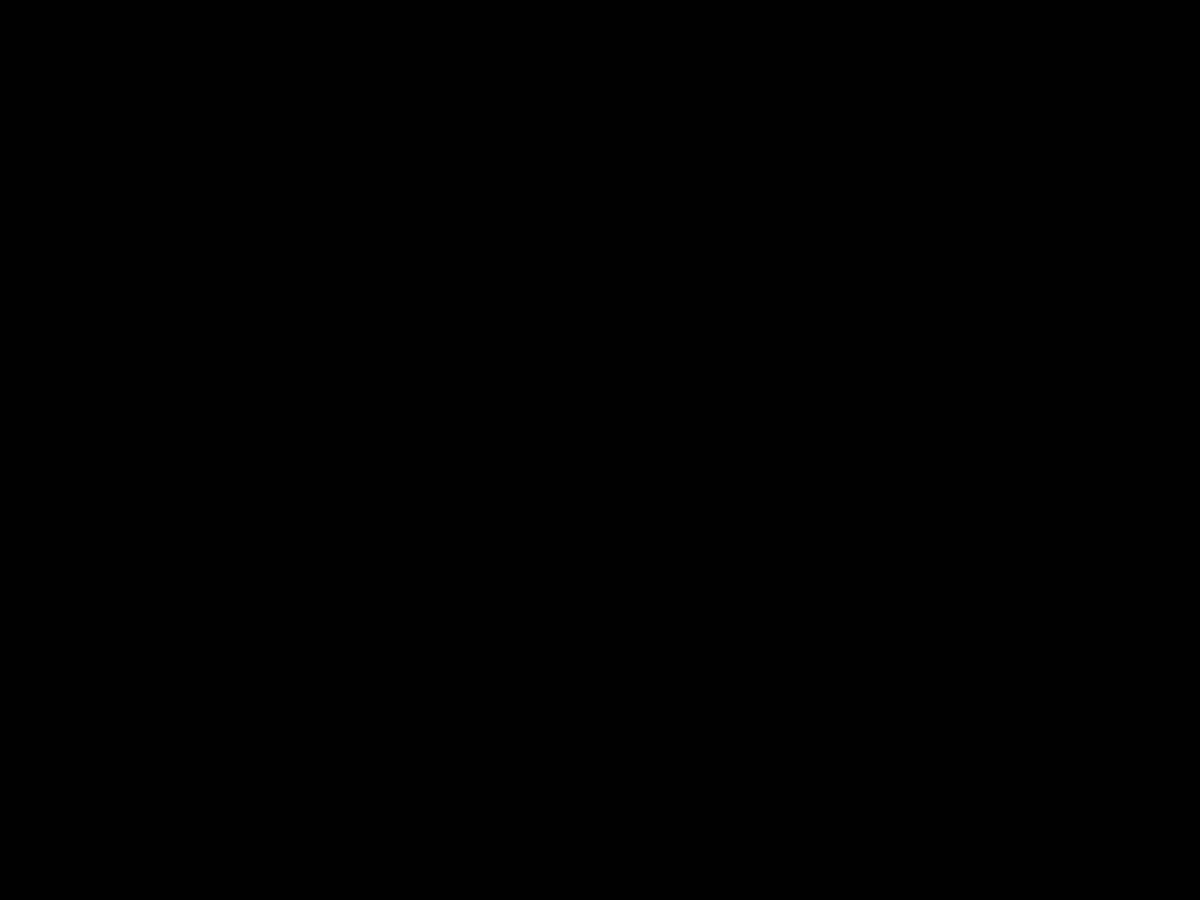
Frame 1 (no input)
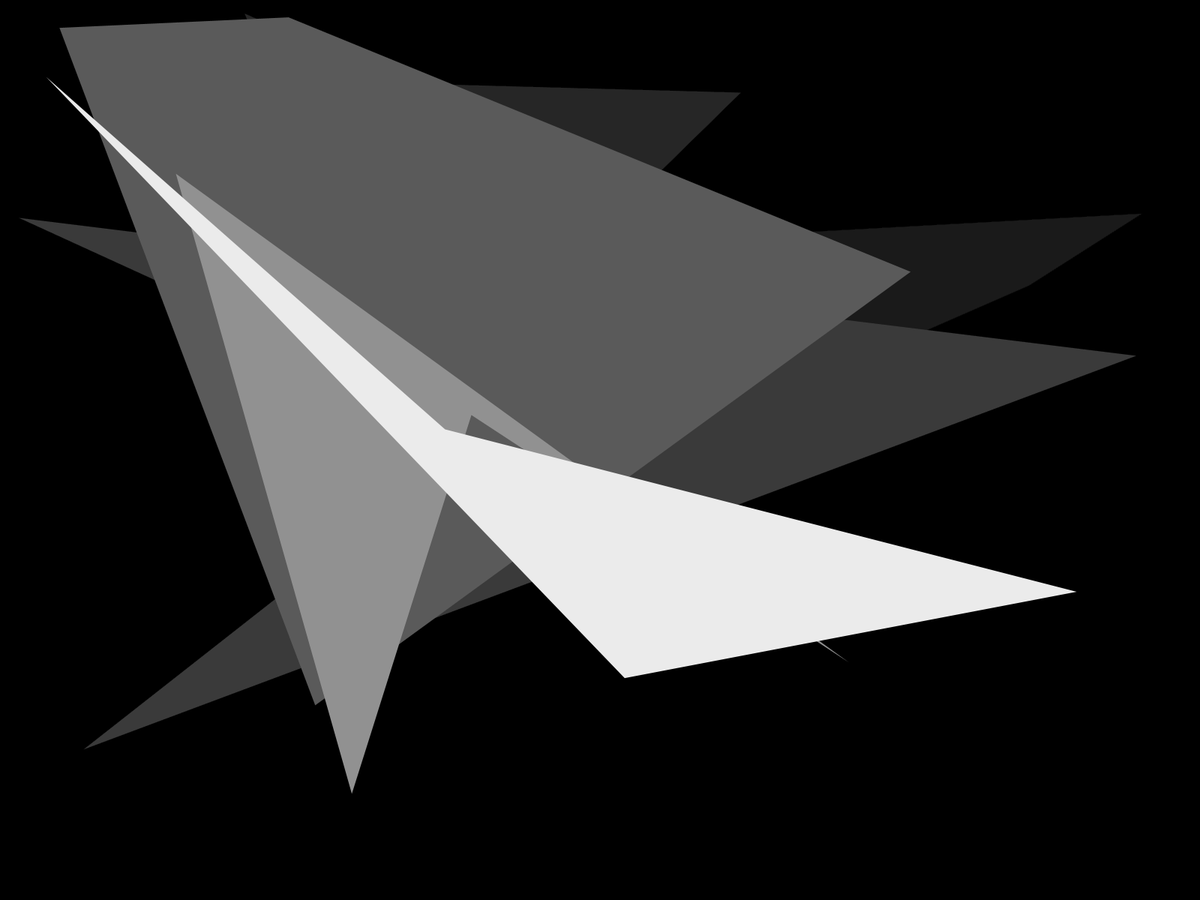
Frame 60 (the mouse pressed at the canvas centre just before this capture)
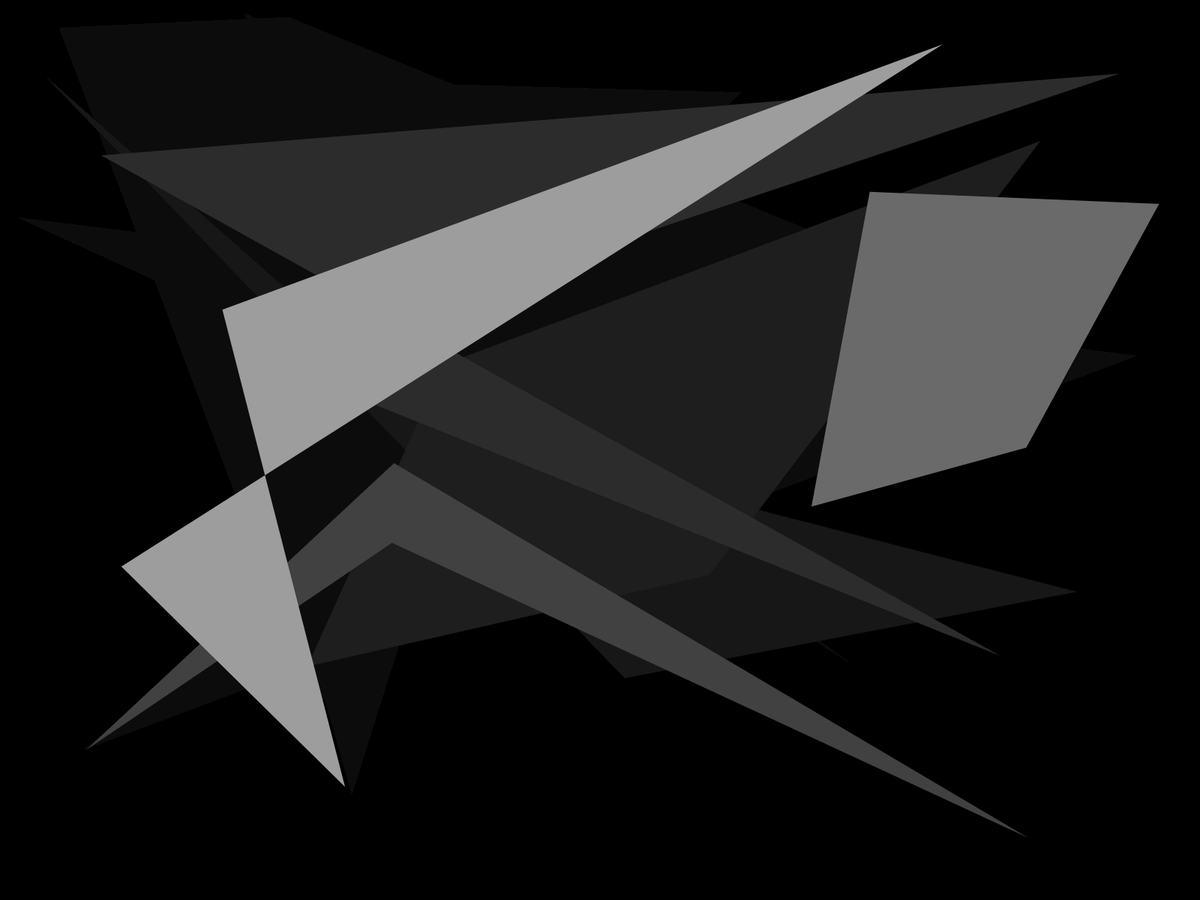
Frame 120 (the mouse held since frame 60 and released just before this capture)

The Processing sketch that drew these frames (run headless with seeded random() and noise(); from frame 60 on, the mouse is pressed at the canvas centre):

// Processing sketch: pulse
// ── pulse.pde
int timeTracker = 0;
float timeInterval = 0.2;

void setup() {
  timeTracker = millis();
  //size(500, 500);
  fullScreen();
  background(0);
  noStroke();
}

void draw() {
  if (millis() > timeTracker + timeInterval*1000) {
    timeTracker = millis();
    fill(255);
    quad(random(width), random(height), random(width), random(height), random(width), random(height), random(width), random(height));
  }
  fill(0, 10);
  rect(0, 0, width, height);
} 

void mousePressed() {
  fill(255);
  quad(random(width), random(height), random(width), random(height), random(width), random(height), random(width), random(height));
}
